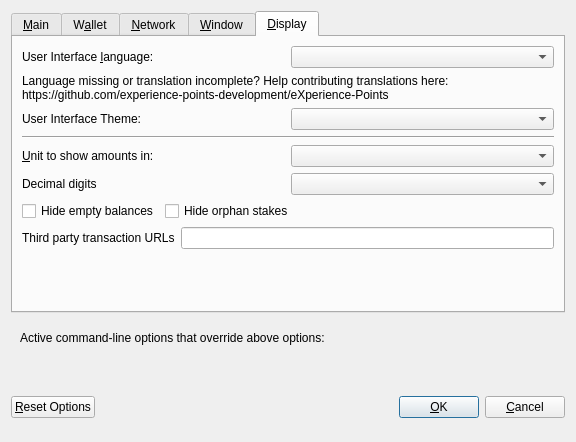
<?xml version="1.0" encoding="UTF-8"?>
<ui version="4.0">
 <class>OptionsDialog</class>
 <widget class="QDialog" name="OptionsDialog">
  <property name="geometry">
   <rect>
    <x>0</x>
    <y>0</y>
    <width>576</width>
    <height>442</height>
   </rect>
  </property>
  <property name="windowTitle">
   <string>Options</string>
  </property>
  <property name="modal">
   <bool>true</bool>
  </property>
  <layout class="QVBoxLayout" name="verticalLayout">
   <item>
    <widget class="QTabWidget" name="tabWidget">
     <property name="currentIndex">
      <number>4</number>
     </property>
     <widget class="QWidget" name="tabMain">
      <attribute name="title">
       <string>&amp;Main</string>
      </attribute>
      <layout class="QVBoxLayout" name="verticalLayout_Main">
       <item>
        <widget class="QCheckBox" name="bitcoinAtStartup">
         <property name="toolTip">
          <string>Automatically start eXperience Points after logging in to the system.</string>
         </property>
         <property name="text">
          <string>&amp;Start eXperience Points on system login</string>
         </property>
        </widget>
       </item>
       <item>
        <layout class="QHBoxLayout" name="horizontalLayout_2_Main">
         <item>
          <widget class="QLabel" name="databaseCacheLabel">
           <property name="text">
            <string>Size of &amp;database cache</string>
           </property>
           <property name="textFormat">
            <enum>Qt::PlainText</enum>
           </property>
           <property name="buddy">
            <cstring>databaseCache</cstring>
           </property>
          </widget>
         </item>
         <item>
          <widget class="QSpinBox" name="databaseCache"/>
         </item>
         <item>
          <widget class="QLabel" name="databaseCacheUnitLabel">
           <property name="text">
            <string>MB</string>
           </property>
           <property name="textFormat">
            <enum>Qt::PlainText</enum>
           </property>
          </widget>
         </item>
         <item>
          <spacer name="horizontalSpacer_2_Main">
           <property name="orientation">
            <enum>Qt::Horizontal</enum>
           </property>
           <property name="sizeHint" stdset="0">
            <size>
             <width>40</width>
             <height>20</height>
            </size>
           </property>
          </spacer>
         </item>
        </layout>
       </item>
       <item>
        <layout class="QHBoxLayout" name="horizontalLayout_3_Main">
         <item>
          <widget class="QLabel" name="threadsScriptVerifLabel">
           <property name="text">
            <string>Number of script &amp;verification threads</string>
           </property>
           <property name="textFormat">
            <enum>Qt::PlainText</enum>
           </property>
           <property name="buddy">
            <cstring>threadsScriptVerif</cstring>
           </property>
          </widget>
         </item>
         <item>
          <widget class="QSpinBox" name="threadsScriptVerif">
           <property name="toolTip">
            <string>(0 = auto, &lt;0 = leave that many cores free)</string>
           </property>
          </widget>
         </item>
         <item>
          <spacer name="horizontalSpacer_3_Main">
           <property name="orientation">
            <enum>Qt::Horizontal</enum>
           </property>
           <property name="sizeHint" stdset="0">
            <size>
             <width>40</width>
             <height>20</height>
            </size>
           </property>
          </spacer>
         </item>
        </layout>
       </item>
       <item>
        <spacer name="verticalSpacer_2">
         <property name="orientation">
          <enum>Qt::Vertical</enum>
         </property>
         <property name="sizeHint" stdset="0">
          <size>
           <width>20</width>
           <height>40</height>
          </size>
         </property>
        </spacer>
       </item>
       <item>
        <layout class="QHBoxLayout" name="horiz-autominting-layout">
         <item>
          <widget class="QCheckBox" name="checkBoxZeromintEnable">
           <property name="toolTip">
            <string>Enable automatic minting of XP units to zXP</string>
           </property>
           <property name="layoutDirection">
            <enum>Qt::LeftToRight</enum>
           </property>
           <property name="text">
            <string>Enable zXP Automint</string>
           </property>
          </widget>
         </item>
         <item>
          <widget class="QCheckBox" name="checkBoxZeromintAddresses">
           <property name="toolTip">
            <string>Enable automatic zXP minting from specific addresses</string>
           </property>
           <property name="layoutDirection">
            <enum>Qt::LeftToRight</enum>
           </property>
           <property name="text">
            <string>Enable Automint Addresses</string>
           </property>
          </widget>
         </item>
        </layout>
       </item>
       <item>
        <layout class="QHBoxLayout" name="horizontalLayout_3">
         <item>
          <widget class="QLabel" name="percentage_label">
           <property name="toolTip">
            <string>Percentage of incoming XP which get automatically converted to zXP via Zerocoin Protocol (min: 10%)</string>
           </property>
           <property name="text">
            <string>Percentage of autominted zXP</string>
           </property>
          </widget>
         </item>
         <item>
          <widget class="QSpinBox" name="zeromintPercentage">
           <property name="minimum">
            <number>1</number>
           </property>
           <property name="maximum">
            <number>100</number>
           </property>
          </widget>
         </item>
        </layout>
       </item>
       <item>
        <layout class="QHBoxLayout" name="horizontalLayout" stretch="0,0">
         <property name="sizeConstraint">
          <enum>QLayout::SetFixedSize</enum>
         </property>
         <item>
          <widget class="QLabel" name="labelPreferredDenom">
           <property name="maximumSize">
            <size>
             <width>16777215</width>
             <height>16777215</height>
            </size>
           </property>
           <property name="toolTip">
            <string>Wait with automatic conversion to Zerocoin until enough XP for this denomination is available</string>
           </property>
           <property name="text">
            <string>Preferred Automint zXP Denomination</string>
           </property>
          </widget>
         </item>
         <item>
          <widget class="QComboBox" name="preferredDenom">
           <property name="maximumSize">
            <size>
             <width>16777215</width>
             <height>27</height>
            </size>
           </property>
           <property name="toolTip">
            <string>Wait with automatic conversion to Zerocoin until enough XP for this denomination is available</string>
           </property>
           <property name="maxVisibleItems">
            <number>9</number>
           </property>
           <property name="maxCount">
            <number>9</number>
           </property>
          </widget>
         </item>
        </layout>
       </item>
      </layout>
     </widget>
     <widget class="QWidget" name="tabWallet">
      <attribute name="title">
       <string>W&amp;allet</string>
      </attribute>
      <layout class="QVBoxLayout" name="verticalLayout_Wallet">
       <item>
        <layout class="QHBoxLayout" name="horizontalLayout_2_Wallet">
         <item>
          <widget class="QLabel" name="labelStakeSplitThresholdText">
           <property name="text">
            <string>Stake split threshold:</string>
           </property>
          </widget>
         </item>
         <item>
          <widget class="QSpinBox" name="spinBoxStakeSplitThreshold">
           <property name="minimum">
            <number>1</number>
           </property>
           <property name="maximum">
            <number>999999</number>
           </property>
          </widget>
         </item>
        </layout>
       </item>
       <item>
        <widget class="QGroupBox" name="groupBox">
         <property name="title">
          <string>Expert</string>
         </property>
         <layout class="QVBoxLayout" name="verticalLayout_2">
          <item>
           <widget class="QCheckBox" name="coinControlFeatures">
            <property name="toolTip">
             <string>Whether to show coin control features or not.</string>
            </property>
            <property name="text">
             <string>Enable coin &amp;control features</string>
            </property>
           </widget>
          </item>
          <item>
           <widget class="QCheckBox" name="showMasternodesTab">
            <property name="toolTip">
             <string>Show additional tab listing all your masternodes in first sub-tab&lt;br/&gt;and all masternodes on the network in second sub-tab.</string>
            </property>
            <property name="text">
             <string>Show Masternodes Tab</string>
            </property>
           </widget>
          </item>
          <item>
           <widget class="QCheckBox" name="spendZeroConfChange">
            <property name="toolTip">
             <string>If you disable the spending of unconfirmed change, the change from a transaction&lt;br/&gt;cannot be used until that transaction has at least one confirmation.&lt;br/&gt;This also affects how your balance is computed.</string>
            </property>
            <property name="text">
             <string>&amp;Spend unconfirmed change</string>
            </property>
           </widget>
          </item>
         </layout>
        </widget>
       </item>
       <item>
        <spacer name="verticalSpacer_Wallet">
         <property name="orientation">
          <enum>Qt::Vertical</enum>
         </property>
         <property name="sizeHint" stdset="0">
          <size>
           <width>20</width>
           <height>40</height>
          </size>
         </property>
        </spacer>
       </item>
      </layout>
     </widget>
     <widget class="QWidget" name="tabNetwork">
      <attribute name="title">
       <string>&amp;Network</string>
      </attribute>
      <layout class="QVBoxLayout" name="verticalLayout_Network">
       <item>
        <widget class="QCheckBox" name="mapPortUpnp">
         <property name="toolTip">
          <string>Automatically open the eXperience Points client port on the router. This only works when your router supports UPnP and it is enabled.</string>
         </property>
         <property name="text">
          <string>Map port using &amp;UPnP</string>
         </property>
        </widget>
       </item>
       <item>
        <widget class="QCheckBox" name="allowIncoming">
         <property name="toolTip">
          <string>Accept connections from outside</string>
         </property>
         <property name="text">
          <string>Allow incoming connections</string>
         </property>
        </widget>
       </item>
       <item>
        <widget class="QCheckBox" name="connectSocks">
         <property name="toolTip">
          <string>Connect to the eXperience Points network through a SOCKS5 proxy.</string>
         </property>
         <property name="text">
          <string>&amp;Connect through SOCKS5 proxy (default proxy):</string>
         </property>
        </widget>
       </item>
       <item>
        <layout class="QHBoxLayout" name="horizontalLayout_1_Network">
         <item>
          <widget class="QLabel" name="proxyIpLabel">
           <property name="text">
            <string>Proxy &amp;IP:</string>
           </property>
           <property name="textFormat">
            <enum>Qt::PlainText</enum>
           </property>
           <property name="buddy">
            <cstring>proxyIp</cstring>
           </property>
          </widget>
         </item>
         <item>
          <widget class="QValidatedLineEdit" name="proxyIp">
           <property name="minimumSize">
            <size>
             <width>140</width>
             <height>0</height>
            </size>
           </property>
           <property name="maximumSize">
            <size>
             <width>140</width>
             <height>16777215</height>
            </size>
           </property>
           <property name="toolTip">
            <string>IP address of the proxy (e.g. IPv4: 127.0.0.1 / IPv6: ::1)</string>
           </property>
          </widget>
         </item>
         <item>
          <widget class="QLabel" name="proxyPortLabel">
           <property name="text">
            <string>&amp;Port:</string>
           </property>
           <property name="textFormat">
            <enum>Qt::PlainText</enum>
           </property>
           <property name="buddy">
            <cstring>proxyPort</cstring>
           </property>
          </widget>
         </item>
         <item>
          <widget class="QLineEdit" name="proxyPort">
           <property name="minimumSize">
            <size>
             <width>55</width>
             <height>0</height>
            </size>
           </property>
           <property name="maximumSize">
            <size>
             <width>55</width>
             <height>16777215</height>
            </size>
           </property>
           <property name="toolTip">
            <string>Port of the proxy (e.g. 9050)</string>
           </property>
          </widget>
         </item>
         <item>
          <spacer name="horizontalSpacer_1_Network">
           <property name="orientation">
            <enum>Qt::Horizontal</enum>
           </property>
           <property name="sizeHint" stdset="0">
            <size>
             <width>40</width>
             <height>20</height>
            </size>
           </property>
          </spacer>
         </item>
        </layout>
       </item>
       <item>
        <spacer name="verticalSpacer_Network">
         <property name="orientation">
          <enum>Qt::Vertical</enum>
         </property>
         <property name="sizeHint" stdset="0">
          <size>
           <width>20</width>
           <height>40</height>
          </size>
         </property>
        </spacer>
       </item>
      </layout>
     </widget>
     <widget class="QWidget" name="tabWindow">
      <attribute name="title">
       <string>&amp;Window</string>
      </attribute>
      <layout class="QVBoxLayout" name="verticalLayout_Window">
       <item>
        <widget class="QCheckBox" name="minimizeToTray">
         <property name="toolTip">
          <string>Show only a tray icon after minimizing the window.</string>
         </property>
         <property name="text">
          <string>&amp;Minimize to the tray instead of the taskbar</string>
         </property>
        </widget>
       </item>
       <item>
        <widget class="QCheckBox" name="minimizeOnClose">
         <property name="toolTip">
          <string>Minimize instead of exit the application when the window is closed. When this option is enabled, the application will be closed only after selecting Quit in the menu.</string>
         </property>
         <property name="text">
          <string>M&amp;inimize on close</string>
         </property>
        </widget>
       </item>
       <item>
        <spacer name="verticalSpacer_Window">
         <property name="orientation">
          <enum>Qt::Vertical</enum>
         </property>
         <property name="sizeHint" stdset="0">
          <size>
           <width>20</width>
           <height>40</height>
          </size>
         </property>
        </spacer>
       </item>
      </layout>
     </widget>
     <widget class="QWidget" name="tabDisplay">
      <attribute name="title">
       <string>&amp;Display</string>
      </attribute>
      <layout class="QVBoxLayout" name="verticalLayout_Display">
       <item>
        <layout class="QHBoxLayout" name="horizontalLayout_1_Display">
         <item>
          <widget class="QLabel" name="langLabel">
           <property name="text">
            <string>User Interface &amp;language:</string>
           </property>
           <property name="textFormat">
            <enum>Qt::PlainText</enum>
           </property>
           <property name="buddy">
            <cstring>lang</cstring>
           </property>
          </widget>
         </item>
         <item>
          <widget class="QValueComboBox" name="lang">
           <property name="toolTip">
            <string>The user interface language can be set here. This setting will take effect after restarting eXperience Points.</string>
           </property>
          </widget>
         </item>
        </layout>
       </item>
       <item>
        <widget class="QLabel" name="label_3">
         <property name="toolTip">
          <string notr="true"/>
         </property>
         <property name="statusTip">
          <string notr="true"/>
         </property>
         <property name="whatsThis">
          <string notr="true"/>
         </property>
         <property name="accessibleName">
          <string notr="true"/>
         </property>
         <property name="text">
          <string>Language missing or translation incomplete? Help contributing translations here:
https://github.com/experience-points-development/eXperience-Points</string>
         </property>
         <property name="wordWrap">
          <bool>true</bool>
         </property>
         <property name="openExternalLinks">
          <bool>true</bool>
         </property>
         <property name="textInteractionFlags">
          <set>Qt::TextBrowserInteraction</set>
         </property>
        </widget>
       </item>
       <item>
        <layout class="QHBoxLayout" name="horizontalLayout_2_Display" stretch="0,0">
         <item>
          <widget class="QLabel" name="themeLabel">
           <property name="text">
            <string>User Interface Theme:</string>
           </property>
          </widget>
         </item>
         <item>
          <widget class="QValueComboBox" name="theme"/>
         </item>
        </layout>
       </item>
       <item>
        <widget class="Line" name="line">
         <property name="orientation">
          <enum>Qt::Horizontal</enum>
         </property>
        </widget>
       </item>
       <item>
        <layout class="QHBoxLayout" name="horizontalLayout_3_Display">
         <item>
          <widget class="QLabel" name="unitLabel">
           <property name="text">
            <string>&amp;Unit to show amounts in:</string>
           </property>
           <property name="textFormat">
            <enum>Qt::PlainText</enum>
           </property>
           <property name="buddy">
            <cstring>unit</cstring>
           </property>
          </widget>
         </item>
         <item>
          <widget class="QValueComboBox" name="unit">
           <property name="toolTip">
            <string>Choose the default subdivision unit to show in the interface and when sending coins.</string>
           </property>
          </widget>
         </item>
        </layout>
       </item>
       <item>
        <layout class="QHBoxLayout" name="horizontalLayout_4_Display">
         <item>
          <widget class="QLabel" name="digitsLabel">
           <property name="text">
            <string>Decimal digits</string>
           </property>
          </widget>
         </item>
         <item>
          <widget class="QValueComboBox" name="digits"/>
         </item>
        </layout>
       </item>
       <item>
        <layout class="QHBoxLayout" name="horizontalLayout_5_Display">
         <item>
          <widget class="QCheckBox" name="checkBoxHideZeroBalances">
           <property name="toolTip">
            <string>Hide empty balances</string>
           </property>
           <property name="layoutDirection">
            <enum>Qt::LeftToRight</enum>
           </property>
           <property name="text">
            <string>Hide empty balances</string>
           </property>
          </widget>
         </item>
         <item>
          <widget class="QCheckBox" name="checkBoxHideOrphans">
           <property name="toolTip">
            <string>Hide orphan stakes in transaction lists</string>
           </property>
           <property name="text">
            <string>Hide orphan stakes</string>
           </property>
          </widget>
         </item>
         <item>
          <spacer name="horizontalSpacer">
           <property name="orientation">
            <enum>Qt::Horizontal</enum>
           </property>
           <property name="sizeHint" stdset="0">
            <size>
             <width>40</width>
             <height>20</height>
            </size>
           </property>
          </spacer>
         </item>
        </layout>
       </item>
       <item>
        <layout class="QHBoxLayout" name="horizontalLayout_6_Display">
         <item>
          <widget class="QLabel" name="thirdPartyTxUrlsLabel">
           <property name="toolTip">
            <string>Third party URLs (e.g. a block explorer) that appear in the transactions tab as context menu items. %s in the URL is replaced by transaction hash. Multiple URLs are separated by vertical bar |.</string>
           </property>
           <property name="text">
            <string>Third party transaction URLs</string>
           </property>
           <property name="buddy">
            <cstring>thirdPartyTxUrls</cstring>
           </property>
          </widget>
         </item>
         <item>
          <widget class="QLineEdit" name="thirdPartyTxUrls">
           <property name="toolTip">
            <string>Third party URLs (e.g. a block explorer) that appear in the transactions tab as context menu items. %s in the URL is replaced by transaction hash. Multiple URLs are separated by vertical bar |.</string>
           </property>
          </widget>
         </item>
        </layout>
       </item>
       <item>
        <spacer name="verticalSpacer">
         <property name="orientation">
          <enum>Qt::Vertical</enum>
         </property>
         <property name="sizeHint" stdset="0">
          <size>
           <width>20</width>
           <height>40</height>
          </size>
         </property>
        </spacer>
       </item>
      </layout>
     </widget>
    </widget>
   </item>
   <item>
    <widget class="QFrame" name="frame">
     <layout class="QVBoxLayout" name="verticalLayout_Bottom">
      <item>
       <layout class="QHBoxLayout" name="horizontalLayout_Bottom">
        <item>
         <widget class="QLabel" name="overriddenByCommandLineInfoLabel">
          <property name="text">
           <string>Active command-line options that override above options:</string>
          </property>
          <property name="textFormat">
           <enum>Qt::PlainText</enum>
          </property>
         </widget>
        </item>
        <item>
         <spacer name="horizontalSpacer_Bottom">
          <property name="orientation">
           <enum>Qt::Horizontal</enum>
          </property>
          <property name="sizeHint" stdset="0">
           <size>
            <width>40</width>
            <height>20</height>
           </size>
          </property>
         </spacer>
        </item>
       </layout>
      </item>
      <item>
       <widget class="QLabel" name="overriddenByCommandLineLabel">
        <property name="text">
         <string/>
        </property>
        <property name="textFormat">
         <enum>Qt::PlainText</enum>
        </property>
        <property name="wordWrap">
         <bool>true</bool>
        </property>
       </widget>
      </item>
     </layout>
    </widget>
   </item>
   <item>
    <layout class="QHBoxLayout" name="horizontalLayout_Buttons">
     <item>
      <widget class="QPushButton" name="resetButton">
       <property name="toolTip">
        <string>Reset all client options to default.</string>
       </property>
       <property name="text">
        <string>&amp;Reset Options</string>
       </property>
       <property name="autoDefault">
        <bool>false</bool>
       </property>
      </widget>
     </item>
     <item>
      <spacer name="horizontalSpacer_1">
       <property name="orientation">
        <enum>Qt::Horizontal</enum>
       </property>
       <property name="sizeHint" stdset="0">
        <size>
         <width>40</width>
         <height>48</height>
        </size>
       </property>
      </spacer>
     </item>
     <item>
      <widget class="QLabel" name="statusLabel">
       <property name="minimumSize">
        <size>
         <width>200</width>
         <height>0</height>
        </size>
       </property>
       <property name="font">
        <font>
         <weight>75</weight>
         <bold>true</bold>
        </font>
       </property>
       <property name="text">
        <string/>
       </property>
       <property name="textFormat">
        <enum>Qt::PlainText</enum>
       </property>
       <property name="wordWrap">
        <bool>true</bool>
       </property>
      </widget>
     </item>
     <item>
      <spacer name="horizontalSpacer_2">
       <property name="orientation">
        <enum>Qt::Horizontal</enum>
       </property>
       <property name="sizeHint" stdset="0">
        <size>
         <width>40</width>
         <height>48</height>
        </size>
       </property>
      </spacer>
     </item>
     <item>
      <widget class="QPushButton" name="okButton">
       <property name="text">
        <string>&amp;OK</string>
       </property>
       <property name="autoDefault">
        <bool>false</bool>
       </property>
       <property name="default">
        <bool>true</bool>
       </property>
      </widget>
     </item>
     <item>
      <widget class="QPushButton" name="cancelButton">
       <property name="text">
        <string>&amp;Cancel</string>
       </property>
       <property name="autoDefault">
        <bool>false</bool>
       </property>
      </widget>
     </item>
    </layout>
   </item>
  </layout>
 </widget>
 <customwidgets>
  <customwidget>
   <class>QValidatedLineEdit</class>
   <extends>QLineEdit</extends>
   <header>qvalidatedlineedit.h</header>
  </customwidget>
  <customwidget>
   <class>QValueComboBox</class>
   <extends>QComboBox</extends>
   <header>qvaluecombobox.h</header>
  </customwidget>
 </customwidgets>
 <resources/>
 <connections/>
</ui>
